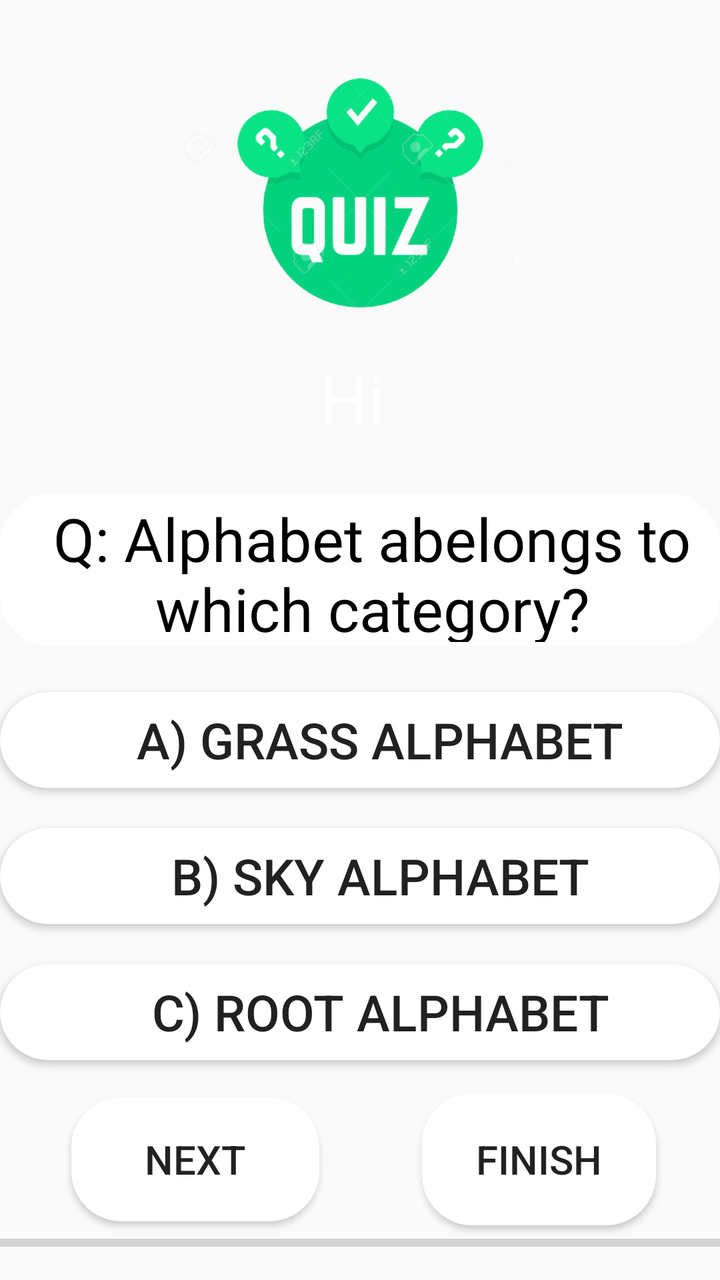
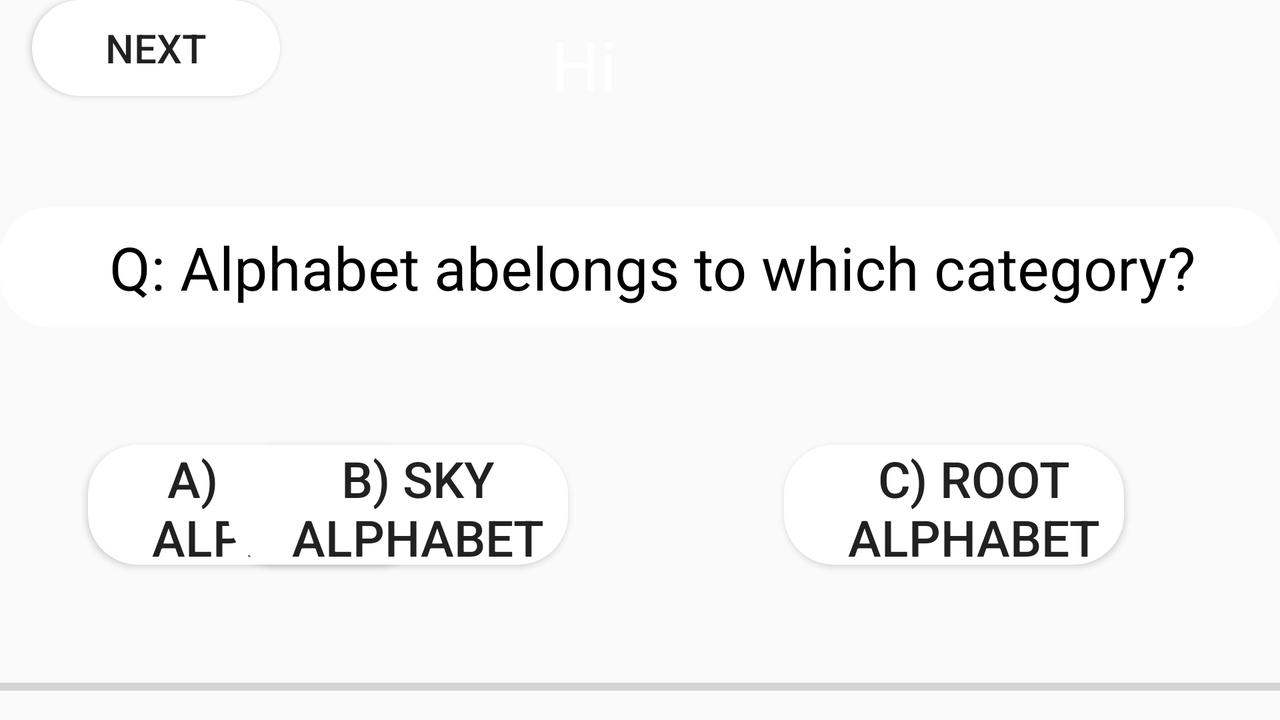

The same Android screen from two of the app's own layout files: first res/layout/ as a phone draws it, then the repository's variant for another configuration, drawn on a device whose configuration selects that folder. Both files follow.
<!-- AndroidManifest.xml: application theme Theme.AppCompat.DayNight.DarkActionBar -->
<!-- res/layout/activity_quiz_page2.xml -->
<?xml version="1.0" encoding="utf-8"?>
<androidx.constraintlayout.widget.ConstraintLayout xmlns:android="http://schemas.android.com/apk/res/android"
    xmlns:app="http://schemas.android.com/apk/res-auto"
    xmlns:tools="http://schemas.android.com/tools"
    android:layout_width="match_parent"
    android:layout_height="match_parent"
    android:background="@color/blue"
    tools:context=".QuizPage">

    <ImageView
        android:id="@+id/imageView3"
        android:layout_width="241dp"
        android:layout_height="193dp"
        android:layout_marginTop="4dp"
        app:layout_constraintEnd_toEndOf="parent"
        app:layout_constraintStart_toStartOf="parent"
        app:layout_constraintTop_toTopOf="parent"
        app:srcCompat="@drawable/quizlogo" />

    <TextView
        android:id="@+id/name"
        android:layout_width="wrap_content"
        android:layout_height="wrap_content"
        android:layout_marginBottom="88dp"
        android:text="Hi "
        android:textColor="@color/white"
        android:textSize="34sp"
        app:layout_constraintBottom_toTopOf="@+id/question"
        app:layout_constraintEnd_toEndOf="@+id/imageView3"
        app:layout_constraintStart_toStartOf="@+id/imageView3"
        app:layout_constraintTop_toBottomOf="@+id/imageView3"
        app:layout_constraintVertical_bias="0.25" />

    <TextView
        android:id="@+id/question"
        android:layout_width="match_parent"
        android:layout_height="76dp"
        android:layout_marginTop="50dp"
        android:layout_marginBottom="3dp"
        android:background="@drawable/roundedborders"
        android:gravity="center"
        android:padding="2dp"
        android:paddingStart="14dp"
        android:text='Q:  Alphabet "a" belongs to which category?'
        android:textColor="@color/black"
        android:textSize="30sp"
        app:layout_constraintBottom_toTopOf="@+id/option1"
        app:layout_constraintEnd_toEndOf="parent"
        app:layout_constraintHorizontal_bias="0.0"
        app:layout_constraintStart_toStartOf="parent"
        app:layout_constraintTop_toBottomOf="@+id/imageView3" />

    <Button
        android:id="@+id/option1"
        android:layout_width="match_parent"
        android:layout_height="wrap_content"
        android:layout_marginTop="20dp"
        android:background="@drawable/roundedborders"
        android:paddingStart="20dp"
        android:text="a) Grass Alphabet"
        android:textSize="25dp"
        app:layout_constraintBottom_toTopOf="@+id/option3"
        app:layout_constraintTop_toBottomOf="@+id/question"
        tools:layout_editor_absoluteX="16dp" />

    <Button
        android:id="@+id/option2"
        android:layout_width="match_parent"
        android:layout_height="wrap_content"
        android:layout_marginBottom="66dp"
        android:background="@drawable/roundedborders"
        android:paddingStart="20dp"
        android:text="c) Root Alphabet"
        android:textSize="25dp"
        app:layout_constraintBottom_toTopOf="@+id/Finish"
        app:layout_constraintTop_toBottomOf="@+id/option3"
        tools:layout_editor_absoluteX="0dp" />

    <Button
        android:id="@+id/option3"
        android:layout_width="match_parent"
        android:layout_height="wrap_content"
        android:layout_marginTop="20dp"
        android:layout_marginBottom="20dp"
        android:background="@drawable/roundedborders"
        android:paddingStart="20dp"
        android:text="b) Sky Alphabet"
        android:textSize="25dp"
        app:layout_constraintBottom_toTopOf="@+id/option2"
        app:layout_constraintTop_toBottomOf="@+id/option1"
        tools:layout_editor_absoluteX="0dp" />

    <Button
        android:id="@+id/next"
        android:layout_width="124dp"
        android:layout_height="62dp"
        android:layout_marginStart="52dp"
        android:layout_marginTop="20dp"
        android:layout_marginEnd="68dp"
        android:background="@drawable/roundedborders"
        android:text="Next"
        android:textSize="20dp"
        app:layout_constraintBottom_toTopOf="@+id/progressBar"
        app:layout_constraintEnd_toStartOf="@+id/Finish"
        app:layout_constraintStart_toStartOf="parent"
        app:layout_constraintTop_toBottomOf="@+id/option2" />

    <Button
        android:id="@+id/Finish"
        android:layout_width="117dp"
        android:layout_height="66dp"
        android:layout_marginEnd="32dp"
        android:background="@drawable/roundedborders"
        android:text="Finish"
        android:textSize="20dp"
        app:layout_constraintBottom_toBottomOf="@+id/next"
        app:layout_constraintEnd_toEndOf="parent"
        app:layout_constraintTop_toTopOf="@+id/next" />

    <ProgressBar
        android:id="@+id/progressBar"
        style="@style/Widget.AppCompat.ProgressBar.Horizontal"
        android:layout_width="match_parent"
        android:layout_height="25dp"
        android:layout_marginBottom="6dp"
        android:max="100"

        android:progress="0"
        android:progressTint="@color/orange"
        app:layout_constraintBottom_toBottomOf="parent"
        app:layout_constraintEnd_toEndOf="parent"
        app:layout_constraintStart_toStartOf="parent" />"/>

</androidx.constraintlayout.widget.ConstraintLayout>
<!-- resources referenced by this layout -->
<resources>
  <color name="black">#FF000000</color>
  <color name="white">#FFFFFFFF</color>
  <!-- drawable quizlogo: png bitmap (drawable-v24, 81199 bytes) -->
  <!-- drawable roundedborders (drawable) -->
  <?xml version="1.0" encoding="utf-8"?>
  <shape xmlns:tools="http://schemas.android.com/tools"
      xmlns:android="http://schemas.android.com/apk/res/android"
      tools:ignore="ExtraText"
      android:shape="rectangle">
      <solid android:color="@color/white"
          android:padding="10dp"/>
      <corners
          android:bottomLeftRadius="25dp"
          android:topRightRadius="25dp"
          android:bottomRightRadius="25dp"
          android:topLeftRadius="25dp"/>
  </shape>
</resources>
<!-- res/layout-land/activity_quiz_page2.xml (the repository's variant of the layout above) -->
<!-- drawn on the phone turned sideways -->
<?xml version="1.0" encoding="utf-8"?>
<androidx.constraintlayout.widget.ConstraintLayout xmlns:android="http://schemas.android.com/apk/res/android"
    xmlns:app="http://schemas.android.com/apk/res-auto"
    xmlns:tools="http://schemas.android.com/tools"
    android:layout_width="match_parent"
    android:layout_height="match_parent"
    tools:context=".QuizPage"
    android:background="@color/blue">


    <TextView
        android:id="@+id/name"
        android:layout_width="wrap_content"
        android:layout_height="wrap_content"
        android:text="Hi "
        android:textColor="@color/white"
        android:textSize="34sp"
        app:layout_constraintBottom_toTopOf="@+id/question"
        app:layout_constraintEnd_toEndOf="parent"
        app:layout_constraintHorizontal_bias="0.46"
        app:layout_constraintStart_toStartOf="parent"
        app:layout_constraintTop_toTopOf="parent"
        app:layout_constraintVertical_bias="0.16" />

    <TextView
        android:id="@+id/question"
        android:layout_width="match_parent"
        android:layout_height="60dp"
        android:layout_marginTop="7dp"
        android:layout_marginBottom="10dp"
        android:background="@drawable/roundedborders"
        android:gravity="center"
        android:padding="2dp"
        android:paddingStart="14dp"
        android:text='Q:  Alphabet "a" belongs to which category?'
        android:textColor="@color/black"
        android:textSize="30sp"
        app:layout_constraintBottom_toTopOf="@+id/option1"
        app:layout_constraintEnd_toEndOf="parent"
        app:layout_constraintHorizontal_bias="0.0"
        app:layout_constraintStart_toStartOf="parent"
        app:layout_constraintTop_toBottomOf="@+id/Finish" />

    <Button
        android:id="@+id/option1"
        android:layout_width="170dp"
        android:layout_height="60dp"
        android:layout_marginStart="44dp"
        android:background="@drawable/roundedborders"
        android:paddingStart="20dp"
        android:text="a) Grass Alphabet"
        android:textSize="25dp"
        app:layout_constraintBottom_toTopOf="@+id/progressBar"
        app:layout_constraintEnd_toStartOf="@+id/option3"
        app:layout_constraintHorizontal_bias="0.0"
        app:layout_constraintStart_toStartOf="parent"
        app:layout_constraintTop_toBottomOf="@+id/question"
        app:layout_constraintVertical_bias="0.0" />

    <Button
        android:id="@+id/option2"
        android:layout_width="170dp"
        android:layout_height="60dp"
        android:layout_marginStart="108dp"
        android:background="@drawable/roundedborders"
        android:paddingStart="20dp"
        android:text="c) Root Alphabet"
        android:textSize="25dp"
        app:layout_constraintBottom_toBottomOf="@+id/option3"
        app:layout_constraintStart_toEndOf="@+id/option3"
        app:layout_constraintTop_toTopOf="@+id/option3"
        app:layout_constraintVertical_bias="0.0" />

    <Button
        android:id="@+id/option3"
        android:layout_width="170dp"
        android:layout_height="60dp"
        android:layout_marginEnd="356dp"
        android:background="@drawable/roundedborders"
        android:paddingStart="20dp"
        android:text="b) Sky Alphabet"
        android:textSize="25dp"
        app:layout_constraintBottom_toBottomOf="@+id/option1"
        app:layout_constraintEnd_toEndOf="parent"
        app:layout_constraintTop_toTopOf="@+id/option1"
        app:layout_constraintVertical_bias="0.0" />

    <Button
        android:id="@+id/next"
        android:layout_width="124dp"
        android:layout_height="48dp"
        android:layout_marginStart="16dp"
        android:background="@drawable/roundedborders"
        android:text="Next"
        android:textSize="20dp"
        app:layout_constraintStart_toStartOf="parent"
        app:layout_constraintTop_toTopOf="parent" />

    <Button
        android:id="@+id/Finish"
        android:layout_width="123dp"
        android:layout_height="48dp"
        android:layout_marginStart="476dp"
        android:layout_marginEnd="31dp"
        android:background="@drawable/roundedborders"
        android:text="Finish"
        android:textSize="20dp"
        app:layout_constraintBottom_toBottomOf="@+id/next"
        app:layout_constraintEnd_toEndOf="parent"
        app:layout_constraintStart_toEndOf="@+id/next"
        app:layout_constraintTop_toTopOf="@+id/next" />

    <ProgressBar
        android:id="@+id/progressBar"
        style="@style/Widget.AppCompat.ProgressBar.Horizontal"
        android:layout_width="match_parent"
        android:layout_height="25dp"
        android:layout_marginBottom="4dp"
        android:max="100"
        android:progress="0"

        android:progressTint="@color/orange"
        app:layout_constraintBottom_toBottomOf="parent"
        app:layout_constraintEnd_toEndOf="parent"
        app:layout_constraintHorizontal_bias="0.0"
        app:layout_constraintStart_toStartOf="parent" />"/>

</androidx.constraintlayout.widget.ConstraintLayout>
<!-- resources referenced by the variant -->
<!-- as the phone turned sideways resolves them -->
<resources>
  <color name="black">#FF000000</color>
  <color name="white">#FFFFFFFF</color>
  <!-- drawable roundedborders (drawable) -->
  <?xml version="1.0" encoding="utf-8"?>
  <shape xmlns:tools="http://schemas.android.com/tools"
      xmlns:android="http://schemas.android.com/apk/res/android"
      tools:ignore="ExtraText"
      android:shape="rectangle">
      <solid android:color="@color/white"
          android:padding="10dp"/>
      <corners
          android:bottomLeftRadius="25dp"
          android:topRightRadius="25dp"
          android:bottomRightRadius="25dp"
          android:topLeftRadius="25dp"/>
  </shape>
</resources>
